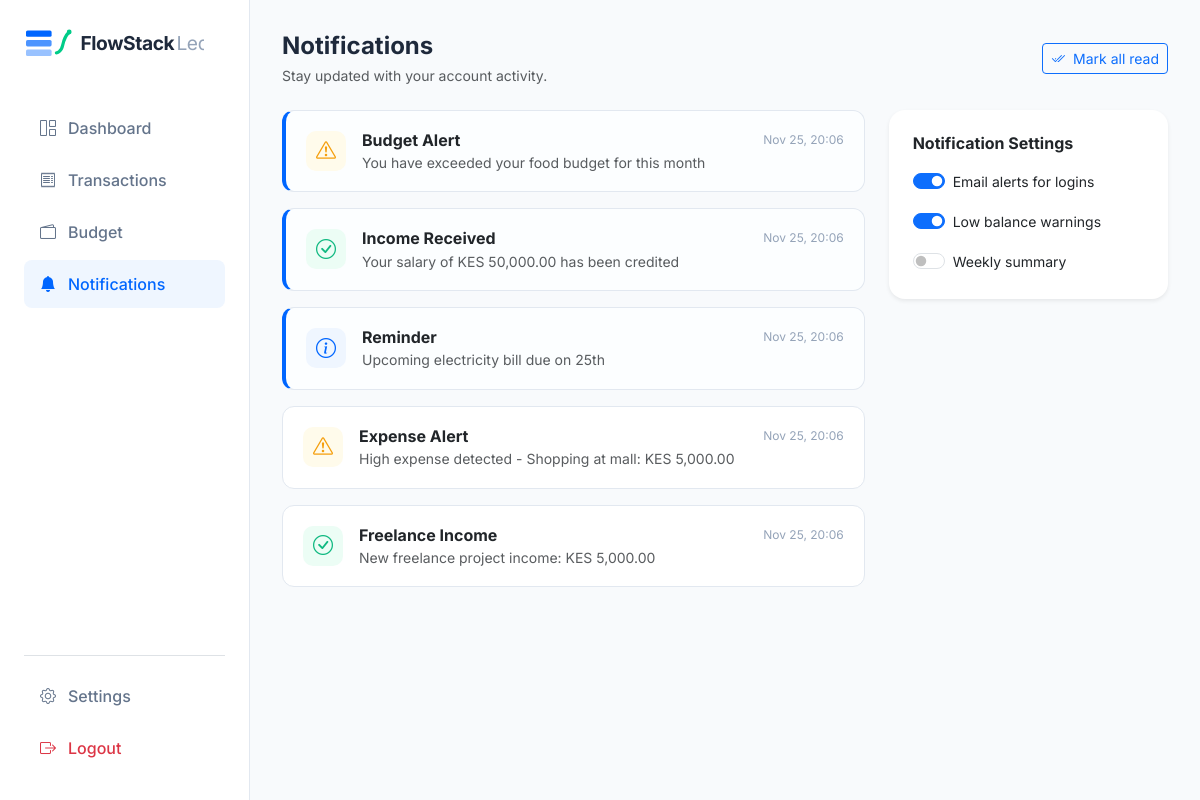
Page /dashboard/notifications.php (signed in) on the committed database.
### tables this page shows
CREATE TABLE IF NOT EXISTS notifications (
    id INT AUTO_INCREMENT PRIMARY KEY,
    user_id INT NOT NULL,
    title VARCHAR(255) NOT NULL,
    message TEXT NOT NULL,
    type ENUM('info', 'warning', 'success', 'error') DEFAULT 'info',
    is_read TINYINT DEFAULT 0,
    created_at TIMESTAMP DEFAULT CURRENT_TIMESTAMP,
    FOREIGN KEY (user_id) REFERENCES users(id) ON DELETE CASCADE,
    INDEX idx_user_id (user_id),
    INDEX idx_is_read (is_read),
    INDEX idx_user_unread (user_id, is_read)
);

### dashboard/notifications.php (the view, shortened to what this page needs)
<?php
require_once '../db/db.php';
$user_id = $_SESSION['user_id'];
$query = "SELECT * FROM notifications WHERE user_id = ? ORDER BY created_at DESC LIMIT 50";
$stmt = $conn->prepare($query);
$stmt->bind_param("i", $user_id);
$stmt->execute();
$result = $stmt->get_result();
$notifications = $result->fetch_all(MYSQLI_ASSOC);
$unread_count = 0;
foreach ($notifications as $n) {
    if ($n['is_read'] == 0) $unread_count++;
}
?>
<!DOCTYPE html>
<html lang="en">
<head>
    <link href="https://cdn.jsdelivr.net/npm/bootstrap@5.3.0/dist/css/bootstrap.min.css" rel="stylesheet">
    <link rel="stylesheet" href="https://cdn.jsdelivr.net/npm/bootstrap-icons@1.11.0/font/bootstrap-icons.css">
</head>
<body>
    <nav class="sidebar" id="sidebar">
        <a href="index.php" class="brand">
            <svg width="180" height="40" viewBox="0 0 220 50" fill="none" xmlns="http://www.w3.org/2000/svg">
                <g id="text">
                    <text x="68" y="33" font-family="'Inter', sans-serif" font-weight="700" font-size="24" fill="#1e293b" letter-spacing="-0.5">FlowStack</text>
                    <text x="188" y="33" font-family="'Inter', sans-serif" font-weight="400" font-size="24" fill="#94a3b8" letter-spacing="-0.5">Ledger</text>
                </g>
            </svg>
        </a>
        <div class="nav flex-column mb-auto">
            <a href="index.php" class="nav-link"><i class="bi bi-grid-1x2"></i> Dashboard</a>
            <a href="#" class="nav-link"><i class="bi bi-receipt"></i> Transactions</a>
            <a href="#" class="nav-link"><i class="bi bi-wallet2"></i> Budget</a>
            <a href="notifications.php" class="nav-link active" style="color: var(--primary-blue); background: #eff6ff;"><i class="bi bi-bell-fill"></i> Notifications</a>
        </div>
        <div class="border-top pt-3 mt-3">
            <a href="#" class="nav-link"><i class="bi bi-gear"></i> Settings</a>
            <a href="../auth/logout.php" class="nav-link text-danger"><i class="bi bi-box-arrow-right"></i> Logout</a>
        </div>
    </nav>
    <main class="main-content">
        <div class="d-flex justify-content-between align-items-center mb-4">
            <div>
                <h4 class="fw-bold mb-1">Notifications</h4>
                <p class="text-muted small mb-0">Stay updated with your account activity.</p>
            </div>
            <?php if ($unread_count > 0): ?>
            <form method="POST">
                <button type="submit" name="mark_all_read" class="btn btn-outline-primary btn-sm d-flex align-items-center gap-2">
                    <i class="bi bi-check2-all"></i> Mark all read
                </button>
            </form>
            <?php endif; ?>
        </div>
        <div class="row">
            <div class="col-lg-8">
                <?php if (count($notifications) > 0): ?>
                    <?php foreach ($notifications as $n): ?>
                        <?php
                        $icon = 'bi-info-circle';
                        $bg_class = 'type-info';
                        if ($n['type'] == 'success') { $icon = 'bi-check-circle'; $bg_class = 'type-success'; }
                        if ($n['type'] == 'warning') { $icon = 'bi-exclamation-triangle'; $bg_class = 'type-warning'; }
                        ?>
                        <div class="notif-card <?php echo ($n['is_read'] == 0) ? 'unread' : ''; ?>">
                            <div class="icon-box <?php echo $bg_class; ?>">
                                <i class="bi <?php echo $icon; ?>"></i>
                            </div>
                            <div class="flex-grow-1">
                                <div class="d-flex justify-content-between align-items-start">
                                    <h6 class="fw-bold mb-1 text-dark"><?php echo htmlspecialchars($n['title']); ?></h6>
                                    <span class="time-badge">
                                        <?php echo date('M d, H:i', strtotime($n['created_at'])); ?>
                                    </span>
                                </div>
                                <p class="text-muted small mb-0 lh-sm">
                                    <?php echo htmlspecialchars($n['message']); ?>
                                </p>
                            </div>
                        </div>
                    <?php endforeach; ?>
                <?php endif; ?>
            </div>
            <div class="col-lg-4">
                <div class="card border-0 shadow-sm p-4 rounded-4">
                    <h6 class="fw-bold mb-3">Notification Settings</h6>
                    <div class="form-check form-switch mb-3">
                        <input class="form-check-input" type="checkbox" id="emailNotif" checked>
                        <label class="form-check-label small" for="emailNotif">Email alerts for logins</label>
                    </div>
                    <div class="form-check form-switch mb-3">
                        <input class="form-check-input" type="checkbox" id="balanceNotif" checked>
                        <label class="form-check-label small" for="balanceNotif">Low balance warnings</label>
                    </div>
                    <div class="form-check form-switch">
                        <input class="form-check-input" type="checkbox" id="weeklyReport">
                        <label class="form-check-label small" for="weeklyReport">Weekly summary</label>
                    </div>
                </div>
            </div>
        </div>
    </main>
</body>
</html>

### dashboard/notifications.php (style rules this page uses)
:root { --primary-blue: #0066FF; --sidebar-bg: #ffffff; --bg-color: #F8FAFC; --text-dark: #1e293b; }
body { font-family: 'Inter', sans-serif; background-color: var(--bg-color); color: var(--text-dark); overflow-x: hidden; }
.sidebar { width: 250px; height: 100vh; background: var(--sidebar-bg); position: fixed; top: 0; left: 0; padding: 1.5rem; border-right: 1px solid #e2e8f0; display: flex; flex-direction: column; z-index: 1000; transition: transform 0.3s ease; }
.brand { display: block; margin-bottom: 2.5rem; }
.nav-link { color: #64748b; font-weight: 500; padding: 0.75rem 1rem; border-radius: 8px; margin-bottom: 0.25rem; display: flex; align-items: center; gap: 12px; text-decoration: none; transition: all 0.2s; }
.main-content { margin-left: 250px; padding: 2rem; min-height: 100vh; }
.notif-card { background: white; border-radius: 12px; border: 1px solid #e2e8f0; padding: 1.25rem; margin-bottom: 1rem; transition: all 0.2s; display: flex; gap: 1rem; align-items: flex-start; }
.notif-card.unread { border-left: 4px solid var(--primary-blue); background: #fcfeff; }
.icon-box { width: 40px; height: 40px; border-radius: 10px; display: flex; align-items: center; justify-content: center; flex-shrink: 0; font-size: 1.25rem; }
.type-info { background: #eff6ff; color: #0066FF; }
.type-success { background: #ecfdf5; color: #10b981; }
.type-warning { background: #fffbeb; color: #f59e0b; }
.time-badge { font-size: 0.75rem; color: #94a3b8; white-space: nowrap; }

### rows in the picture
notifications: title "Budget Alert", created_at "Nov 25, 20:06", message "You have exceeded your food budget for this month"
notifications: title "Income Received", created_at "Nov 25, 20:06", message "Your salary of KES 50,000.00 has been credited"
notifications: title "Reminder", created_at "Nov 25, 20:06", message "Upcoming electricity bill due on 25th"
notifications: title "Expense Alert", created_at "Nov 25, 20:06", message "High expense detected - Shopping at mall: KES 5,000.00"
notifications: title "Freelance Income", created_at "Nov 25, 20:06", message "New freelance project income: KES 5,000.00"
